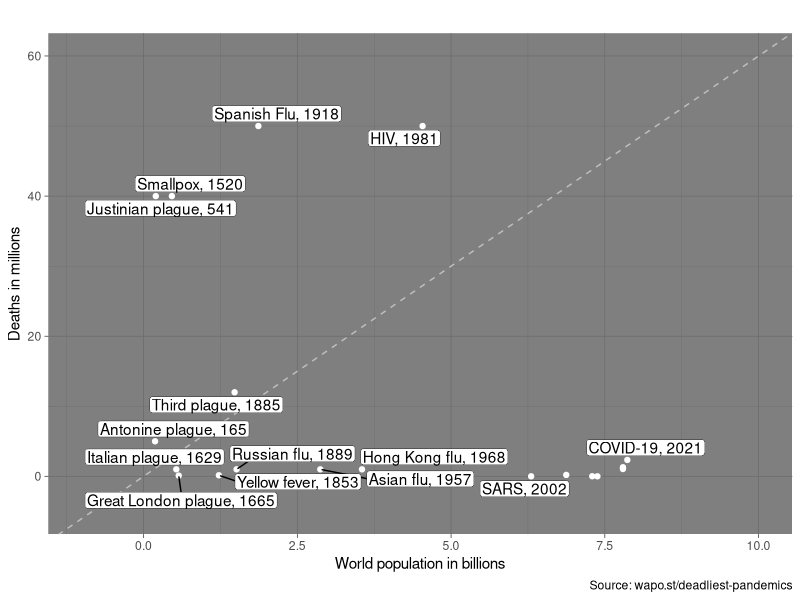

Recreate this plot in R.
## ---- chunk 1
options(scipen = 999)

library(tidyverse)
library(ggrepel)
library("ggthemes")
## ---- chunk 2
panda_mics <- read_csv("pandas.csv") %>% 
  filter(!is.na(name)) %>% 
  mutate(deaths_pm = (signif(deaths / pop * 1000000, 3))) %>% 
  arrange(yr)
## ---- chunk 3
panda_mics %>% 
  arrange(deaths) %>%
  ggplot(mapping = aes(y = deaths / 1000000, x = pop/1000000000)) +
  geom_abline(intercept = 0, slope = 6, color = "gray", linetype = "dashed") +
  geom_point(color = "white") +
  theme_dark() +
  geom_label_repel(box.padding = 0.15, label.padding = 0.1, label.size = .1, segment.color = "black", mapping = aes(label = paste(name, yr, sep = ", ")), ylim = c(-5, 60), xlim = c(-1, 10)) +
  xlim(-1, 10) +
  ylim(-5, 60) +
  labs(x = "World population in billions", y = "Deaths in millions", caption = "Source: wapo.st/deadliest-pandemics", title = "")
